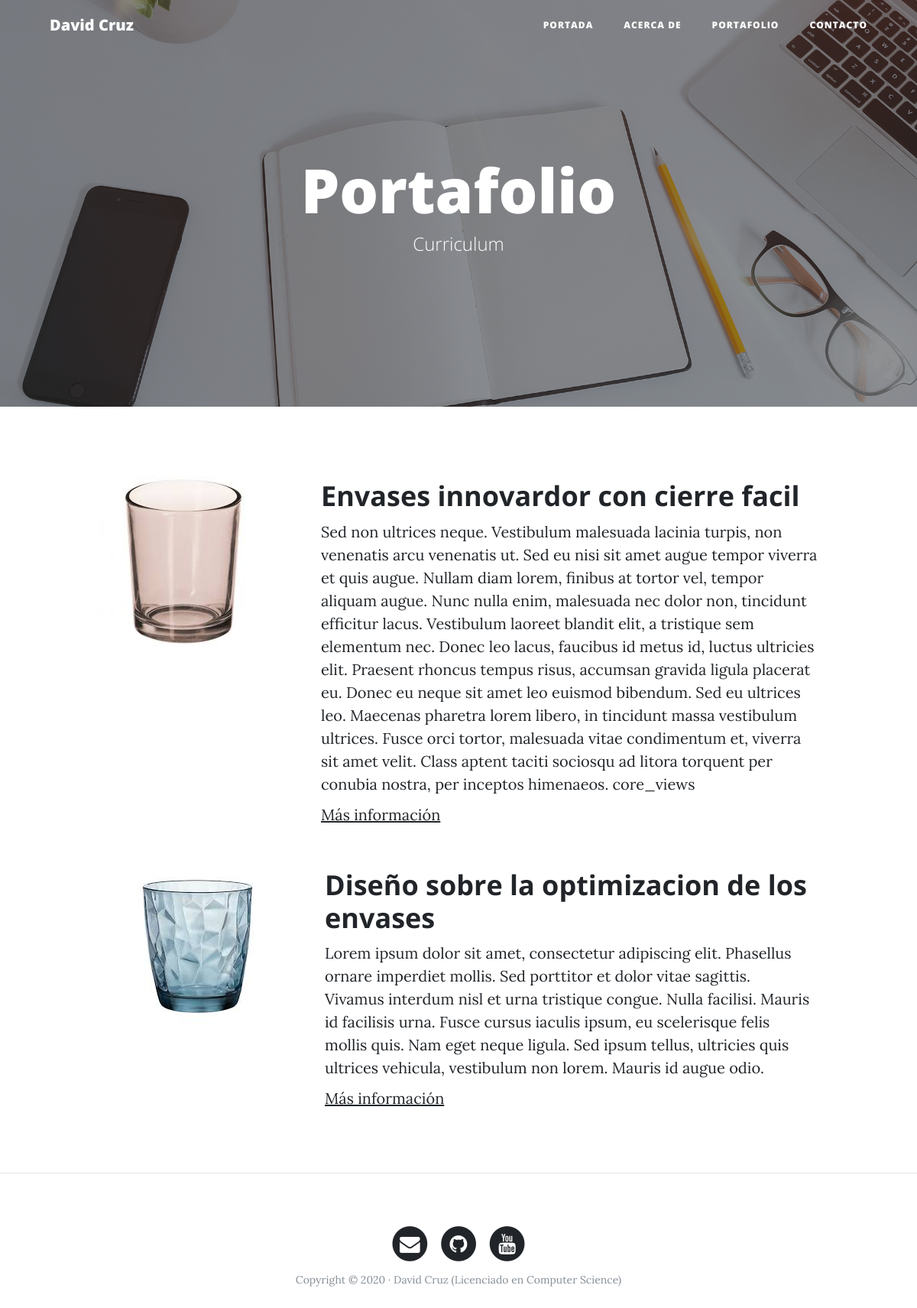
/portafolio, run on the app's committed database.
### portfolio/models.py (models this page shows, shortened)
class Project(models.Model):
    title = models.CharField(max_length=200, verbose_name="Titulo")
    description = models.TextField(verbose_name="Descripcion")
    image = models.ImageField(verbose_name="Imagen", upload_to="projects")
    created = models.DateTimeField(auto_now_add=True,verbose_name="FechaCreacion")
    updated = models.DateTimeField(auto_now=True,verbose_name="FechaModificacion")
    class Meta:
        verbose_name = "proyecto"
        verbose_name_plural = "proyectos"
        ordering = ["-created"]

### portfolio/views.py (the view)
# urls.py: path('portafolio', portfolio_views.portafolio, name="portafolio"),
def portafolio(request):
    projects = Project.objects.all()
    return render(request,"portfolio/portafolio.html", {'projects':projects} )

### portfolio/templates/portfolio/portafolio.html (shortened to what this page needs)
{% extends 'core/base.html' %}
{%block background%}{% load static %}{% static 'core/img/portfolio-bg.jpg' %}{% endblock %}
{% block headers %}
<h1>Portafolio</h1>
    <span class="subheading">Curriculum</span>
{% endblock %}
{% block content %}
	{% for project in projects %}
		<div class="row project">
	      	<div class="col-lg-3 col-md-4 offset-lg-1">
			      <img class="img-fluid" src="{{project.image.url}}" alt="">
	      	</div>
	        <div class="col-lg-7 col-md-8">
	      		<h2 class="section-heading title">{{project.title}}</h2>
	          <p>{{project.description}}</p>
	          <p><a href="http://google.com">Más información</a></p>
	      	</div>
	      </div>
		</div>
	{% endfor %}
{% endblock %}

### core/templates/core/base.html (shortened to what this page needs)
<!DOCTYPE html>
<html lang="es">
  <head>
    {% load static %}
    <link href="{% static 'core/vendor/bootstrap/css/bootstrap.min.css' %}" rel="stylesheet">
    <link href="{% static 'core/vendor/font-awesome/css/font-awesome.min.css' %}" rel="stylesheet" type="text/css">
    <link href="{% static 'core/css/clean-blog.min.css' %}" rel="stylesheet">
  </head>
  <body>
    <nav class="navbar navbar-expand-lg navbar-light fixed-top" id="mainNav">
      <div class="container">
        <a class="navbar-brand" href="{% url 'home'%}">David Cruz</a>
        <div class="collapse navbar-collapse" id="navbarResponsive">
          <ul class="navbar-nav ml-auto">
            <li class="nav-item">
              <a class="nav-link" href="{% url 'home'%}">Portada</a>
            </li>
            <li class="nav-item">
              <a class="nav-link" href="{% url 'about-me'%}">Acerca de</a>
            </li>
            <li class="nav-item">
              <a class="nav-link" href="{% url 'portafolio'%}">Portafolio</a>
            </li>
            <li class="nav-item">
              <a class="nav-link" href="{% url 'contactos'%}">Contacto</a>
            </li>
          </ul>
        </div>
      </div>
    </nav>
    <header class="masthead" style="background-image: url('{% block background %} {% endblock %}">
      <div class="overlay"></div>
      <div class="container">
        <div class="row">
          <div class="col-lg-8 col-md-10 mx-auto">
            <div class="site-heading">
              {% block headers %} {% endblock %}
            </div>
          </div>
        </div>
      </div>
    </header>
    <div class="container">
      <div class="row">
        {% block content %} {% endblock %}
    {% if request.path != "/" %} <hr> {% endif %}
    <footer>
      <div class="container">
        <div class="row">
          <div class="col-lg-8 col-md-10 mx-auto">
            <ul class="list-inline text-center">
              <li class="list-inline-item">
                <a href="#">
                  <span class="fa-stack fa-lg">
                    <i class="fa fa-circle fa-stack-2x"></i>
                    <i class="fa fa-envelope fa-stack-1x fa-inverse"></i>
                  </span>
                </a>
              </li>
              <li class="list-inline-item">
                <a href="#">
                  <span class="fa-stack fa-lg">
                    <i class="fa fa-circle fa-stack-2x"></i>
                    <i class="fa fa-github fa-stack-1x fa-inverse"></i>
                  </span>
                </a>
              </li>
              <li class="list-inline-item">
                <a href="#">
                  <span class="fa-stack fa-lg">
                    <i class="fa fa-circle fa-stack-2x"></i>
                    <i class="fa fa-youtube fa-stack-1x fa-inverse"></i>
                  </span>
                </a>
              </li>
            </ul>
            <p class="copyright text-muted">Copyright &copy; 2020 · David Cruz (Licenciado en Computer Science) </p>
          </div>
        </div>
      </div>
    </footer>
  </body>
</html>

### data on the page
Project: image (picture), title "Envases innovardor con cierre facil", description "Sed non ultrices neque. Vestibulum malesuada lacinia turpis, non venenatis arcu venenatis ut. Sed eu nisi sit amet augue tempor viverra et quis augue. Nullam diam lorem, finibus at tortor vel, tempor aliquam augue. Nunc nulla enim, malesuada nec dolor non, tincidunt efficitur lacus. Vestibulum laoreet blandit elit, a tristique sem elementum nec. Donec leo lacus, faucibus id metus id, luctus ultricies elit. Praesent rhoncus tempus risus, accumsan gravida ligula placerat eu. Donec eu neque sit amet leo euismod bibendum. Sed eu ultrices leo. Maecenas pharetra lorem libero, in tincidunt massa vestibulum ultrices. Fusce orci tortor, malesuada vitae condimentum et, viverra sit amet velit. Class…"
Project: image (picture), title "Diseño sobre la optimizacion de los envases", description "Lorem ipsum dolor sit amet, consectetur adipiscing elit. Phasellus ornare imperdiet mollis. Sed porttitor et dolor vitae sagittis. Vivamus interdum nisl et urna tristique congue. Nulla facilisi. Mauris id facilisis urna. Fusce cursus iaculis ipsum, eu scelerisque felis mollis quis. Nam eget neque ligula. Sed ipsum tellus, ultricies quis ultrices vehicula, vestibulum non lorem. Mauris id augue odio."
